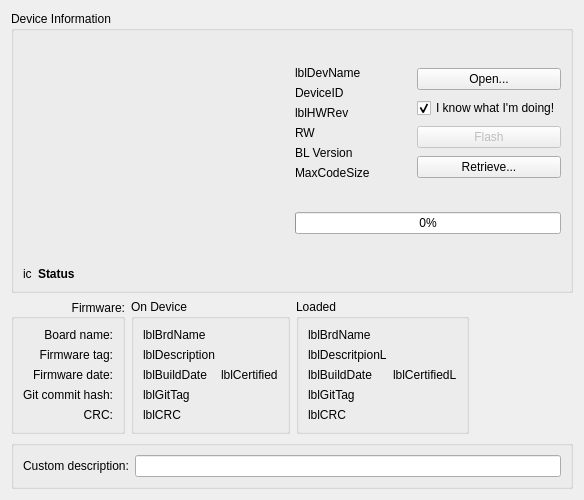
<?xml version="1.0" encoding="UTF-8"?>
<ui version="4.0">
 <class>deviceWidget</class>
 <widget class="QWidget" name="deviceWidget">
  <property name="geometry">
   <rect>
    <x>0</x>
    <y>0</y>
    <width>584</width>
    <height>500</height>
   </rect>
  </property>
  <property name="windowTitle">
   <string>Form</string>
  </property>
  <layout class="QVBoxLayout" name="verticalLayout">
   <item>
    <widget class="QGroupBox" name="verticalGroupBox_4">
     <property name="title">
      <string>Device Information</string>
     </property>
     <layout class="QVBoxLayout" name="verticalLayout_7">
      <item>
       <layout class="QHBoxLayout" name="horizontalLayout_6">
        <item>
         <widget class="QGraphicsView" name="gVDevice">
          <property name="minimumSize">
           <size>
            <width>160</width>
            <height>160</height>
           </size>
          </property>
          <property name="maximumSize">
           <size>
            <width>350</width>
            <height>350</height>
           </size>
          </property>
          <property name="styleSheet">
           <string notr="true">background: transparent</string>
          </property>
          <property name="frameShape">
           <enum>QFrame::NoFrame</enum>
          </property>
          <property name="renderHints">
           <set>QPainter::HighQualityAntialiasing</set>
          </property>
         </widget>
        </item>
        <item>
         <layout class="QVBoxLayout" name="verticalLayout_10">
          <item>
           <layout class="QHBoxLayout" name="horizontalLayout_7">
            <item>
             <layout class="QVBoxLayout" name="verticalLayout_4">
              <item>
               <widget class="QLabel" name="lblDevName">
                <property name="text">
                 <string>lblDevName</string>
                </property>
               </widget>
              </item>
              <item>
               <widget class="QLabel" name="lbldevID">
                <property name="text">
                 <string>DeviceID</string>
                </property>
               </widget>
              </item>
              <item>
               <widget class="QLabel" name="lblHWRev">
                <property name="text">
                 <string>lblHWRev</string>
                </property>
               </widget>
              </item>
              <item>
               <widget class="QLabel" name="lblAccess">
                <property name="text">
                 <string>RW</string>
                </property>
               </widget>
              </item>
              <item>
               <widget class="QLabel" name="lblBLVer">
                <property name="text">
                 <string>BL Version</string>
                </property>
               </widget>
              </item>
              <item>
               <widget class="QLabel" name="lblMaxCode">
                <property name="text">
                 <string>MaxCodeSize</string>
                </property>
               </widget>
              </item>
             </layout>
            </item>
            <item>
             <layout class="QVBoxLayout" name="verticalLayout_6">
              <item>
               <widget class="QPushButton" name="pbLoad">
                <property name="toolTip">
                 <string>Open a file with new firmware image to be flashed</string>
                </property>
                <property name="text">
                 <string>Open...</string>
                </property>
               </widget>
              </item>
              <item>
               <widget class="QCheckBox" name="confirmCheckBox">
                <property name="text">
                 <string>I know what I'm doing!</string>
                </property>
                <property name="checked">
                 <bool>true</bool>
                </property>
               </widget>
              </item>
              <item>
               <widget class="QPushButton" name="updateButton">
                <property name="enabled">
                 <bool>false</bool>
                </property>
                <property name="toolTip">
                 <string>Write loaded firmware image to the board</string>
                </property>
                <property name="text">
                 <string>Flash</string>
                </property>
               </widget>
              </item>
              <item>
               <widget class="QPushButton" name="retrieveButton">
                <property name="toolTip">
                 <string>Read and save current board firmware to a file</string>
                </property>
                <property name="text">
                 <string>Retrieve...</string>
                </property>
               </widget>
              </item>
             </layout>
            </item>
           </layout>
          </item>
          <item>
           <widget class="QProgressBar" name="progressBar">
            <property name="value">
             <number>0</number>
            </property>
           </widget>
          </item>
         </layout>
        </item>
       </layout>
      </item>
      <item>
       <layout class="QHBoxLayout" name="horizontalLayout">
        <item>
         <widget class="QLabel" name="statusIcon">
          <property name="text">
           <string>ic</string>
          </property>
         </widget>
        </item>
        <item>
         <widget class="QLabel" name="statusLabel">
          <property name="sizePolicy">
           <sizepolicy hsizetype="MinimumExpanding" vsizetype="Preferred">
            <horstretch>0</horstretch>
            <verstretch>0</verstretch>
           </sizepolicy>
          </property>
          <property name="font">
           <font>
            <weight>75</weight>
            <bold>true</bold>
           </font>
          </property>
          <property name="text">
           <string>Status</string>
          </property>
          <property name="wordWrap">
           <bool>true</bool>
          </property>
         </widget>
        </item>
       </layout>
      </item>
     </layout>
    </widget>
   </item>
   <item>
    <layout class="QHBoxLayout" name="horizontalLayout_4">
     <item>
      <widget class="QGroupBox" name="groupBox">
       <property name="title">
        <string>Firmware:</string>
       </property>
       <property name="alignment">
        <set>Qt::AlignRight|Qt::AlignTrailing|Qt::AlignVCenter</set>
       </property>
       <layout class="QVBoxLayout" name="verticalLayout_9">
        <item>
         <widget class="QLabel" name="label_2">
          <property name="text">
           <string>Board name:</string>
          </property>
          <property name="alignment">
           <set>Qt::AlignRight|Qt::AlignTrailing|Qt::AlignVCenter</set>
          </property>
         </widget>
        </item>
        <item>
         <widget class="QLabel" name="label_5">
          <property name="text">
           <string>Firmware tag:</string>
          </property>
          <property name="alignment">
           <set>Qt::AlignRight|Qt::AlignTrailing|Qt::AlignVCenter</set>
          </property>
         </widget>
        </item>
        <item>
         <widget class="QLabel" name="label_4">
          <property name="text">
           <string>Firmware date:</string>
          </property>
          <property name="alignment">
           <set>Qt::AlignRight|Qt::AlignTrailing|Qt::AlignVCenter</set>
          </property>
         </widget>
        </item>
        <item>
         <widget class="QLabel" name="label_3">
          <property name="text">
           <string>Git commit hash:</string>
          </property>
          <property name="alignment">
           <set>Qt::AlignRight|Qt::AlignTrailing|Qt::AlignVCenter</set>
          </property>
         </widget>
        </item>
        <item>
         <widget class="QLabel" name="label">
          <property name="text">
           <string>CRC:</string>
          </property>
          <property name="alignment">
           <set>Qt::AlignRight|Qt::AlignTrailing|Qt::AlignVCenter</set>
          </property>
         </widget>
        </item>
       </layout>
      </widget>
     </item>
     <item>
      <widget class="QGroupBox" name="verticalGroupBox_3">
       <property name="title">
        <string>On Device</string>
       </property>
       <layout class="QVBoxLayout" name="verticalLayout_5">
        <item>
         <layout class="QHBoxLayout" name="horizontalLayout_5">
          <item>
           <layout class="QVBoxLayout" name="verticalLayout_8">
            <item>
             <widget class="QLabel" name="lblBrdName">
              <property name="text">
               <string>lblBrdName</string>
              </property>
             </widget>
            </item>
            <item>
             <widget class="QLabel" name="lblDescription">
              <property name="text">
               <string>lblDescription</string>
              </property>
             </widget>
            </item>
            <item>
             <widget class="QLabel" name="lblBuildDate">
              <property name="text">
               <string>lblBuildDate</string>
              </property>
             </widget>
            </item>
            <item>
             <widget class="QLabel" name="lblGitTag">
              <property name="text">
               <string>lblGitTag</string>
              </property>
             </widget>
            </item>
            <item>
             <widget class="QLabel" name="lblCRC">
              <property name="text">
               <string>lblCRC</string>
              </property>
             </widget>
            </item>
           </layout>
          </item>
          <item>
           <widget class="QLabel" name="lblCertified">
            <property name="text">
             <string>lblCertified</string>
            </property>
            <property name="scaledContents">
             <bool>false</bool>
            </property>
           </widget>
          </item>
         </layout>
        </item>
       </layout>
      </widget>
     </item>
     <item>
      <widget class="QGroupBox" name="verticalGroupBox_loaded">
       <property name="enabled">
        <bool>true</bool>
       </property>
       <property name="title">
        <string>Loaded</string>
       </property>
       <layout class="QVBoxLayout" name="verticalLayout_2">
        <item>
         <layout class="QHBoxLayout" name="horizontalLayout_2">
          <item>
           <layout class="QVBoxLayout" name="verticalLayout_3">
            <item>
             <widget class="QLabel" name="lblBrdNameL">
              <property name="text">
               <string>lblBrdName</string>
              </property>
             </widget>
            </item>
            <item>
             <widget class="QLabel" name="lblDescritpionL">
              <property name="text">
               <string>lblDescritpionL</string>
              </property>
             </widget>
            </item>
            <item>
             <widget class="QLabel" name="lblBuildDateL">
              <property name="text">
               <string>lblBuildDate</string>
              </property>
             </widget>
            </item>
            <item>
             <widget class="QLabel" name="lblGitTagL">
              <property name="text">
               <string>lblGitTag</string>
              </property>
             </widget>
            </item>
            <item>
             <widget class="QLabel" name="lblCRCL">
              <property name="text">
               <string>lblCRC</string>
              </property>
             </widget>
            </item>
           </layout>
          </item>
          <item>
           <widget class="QLabel" name="lblCertifiedL">
            <property name="text">
             <string>lblCertifiedL</string>
            </property>
           </widget>
          </item>
         </layout>
        </item>
       </layout>
      </widget>
     </item>
     <item>
      <spacer name="horizontalSpacer">
       <property name="orientation">
        <enum>Qt::Horizontal</enum>
       </property>
       <property name="sizeHint" stdset="0">
        <size>
         <width>40</width>
         <height>20</height>
        </size>
       </property>
      </spacer>
     </item>
    </layout>
   </item>
   <item>
    <widget class="QGroupBox" name="groupCustom">
     <layout class="QHBoxLayout" name="horizontalLayout_3">
      <item>
       <widget class="QLabel" name="lblX">
        <property name="text">
         <string>Custom description:</string>
        </property>
       </widget>
      </item>
      <item>
       <widget class="QLineEdit" name="description"/>
      </item>
     </layout>
    </widget>
   </item>
  </layout>
 </widget>
 <resources/>
 <connections/>
</ui>
